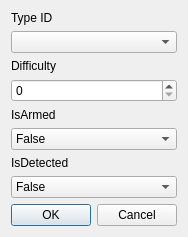
<?xml version="1.0" encoding="UTF-8"?>
<ui version="4.0">
 <class>TrapEditDialog</class>
 <widget class="QDialog" name="TrapEditDialog">
  <property name="geometry">
   <rect>
    <x>0</x>
    <y>0</y>
    <width>174</width>
    <height>221</height>
   </rect>
  </property>
  <property name="windowTitle">
   <string>Dialog</string>
  </property>
  <layout class="QVBoxLayout" name="verticalLayout">
   <item>
    <widget class="QLabel" name="label">
     <property name="text">
      <string>Type ID</string>
     </property>
    </widget>
   </item>
   <item>
    <widget class="QComboBox" name="fTypeId"/>
   </item>
   <item>
    <widget class="QLabel" name="label_2">
     <property name="text">
      <string>Difficulty</string>
     </property>
    </widget>
   </item>
   <item>
    <widget class="QSpinBox" name="fDifficulty"/>
   </item>
   <item>
    <widget class="QLabel" name="label_3">
     <property name="text">
      <string>IsArmed</string>
     </property>
    </widget>
   </item>
   <item>
    <widget class="QComboBox" name="fArmed">
     <item>
      <property name="text">
       <string>False</string>
      </property>
     </item>
     <item>
      <property name="text">
       <string>True</string>
      </property>
     </item>
    </widget>
   </item>
   <item>
    <widget class="QLabel" name="label_4">
     <property name="text">
      <string>IsDetected</string>
     </property>
    </widget>
   </item>
   <item>
    <widget class="QComboBox" name="fDetected">
     <item>
      <property name="text">
       <string>False</string>
      </property>
     </item>
     <item>
      <property name="text">
       <string>True</string>
      </property>
     </item>
    </widget>
   </item>
   <item>
    <widget class="QDialogButtonBox" name="buttonBox">
     <property name="orientation">
      <enum>Qt::Horizontal</enum>
     </property>
     <property name="standardButtons">
      <set>QDialogButtonBox::Cancel|QDialogButtonBox::Ok</set>
     </property>
    </widget>
   </item>
  </layout>
 </widget>
 <resources/>
 <connections>
  <connection>
   <sender>buttonBox</sender>
   <signal>accepted()</signal>
   <receiver>TrapEditDialog</receiver>
   <slot>accept()</slot>
   <hints>
    <hint type="sourcelabel">
     <x>248</x>
     <y>254</y>
    </hint>
    <hint type="destinationlabel">
     <x>157</x>
     <y>274</y>
    </hint>
   </hints>
  </connection>
  <connection>
   <sender>buttonBox</sender>
   <signal>rejected()</signal>
   <receiver>TrapEditDialog</receiver>
   <slot>reject()</slot>
   <hints>
    <hint type="sourcelabel">
     <x>316</x>
     <y>260</y>
    </hint>
    <hint type="destinationlabel">
     <x>286</x>
     <y>274</y>
    </hint>
   </hints>
  </connection>
 </connections>
</ui>
